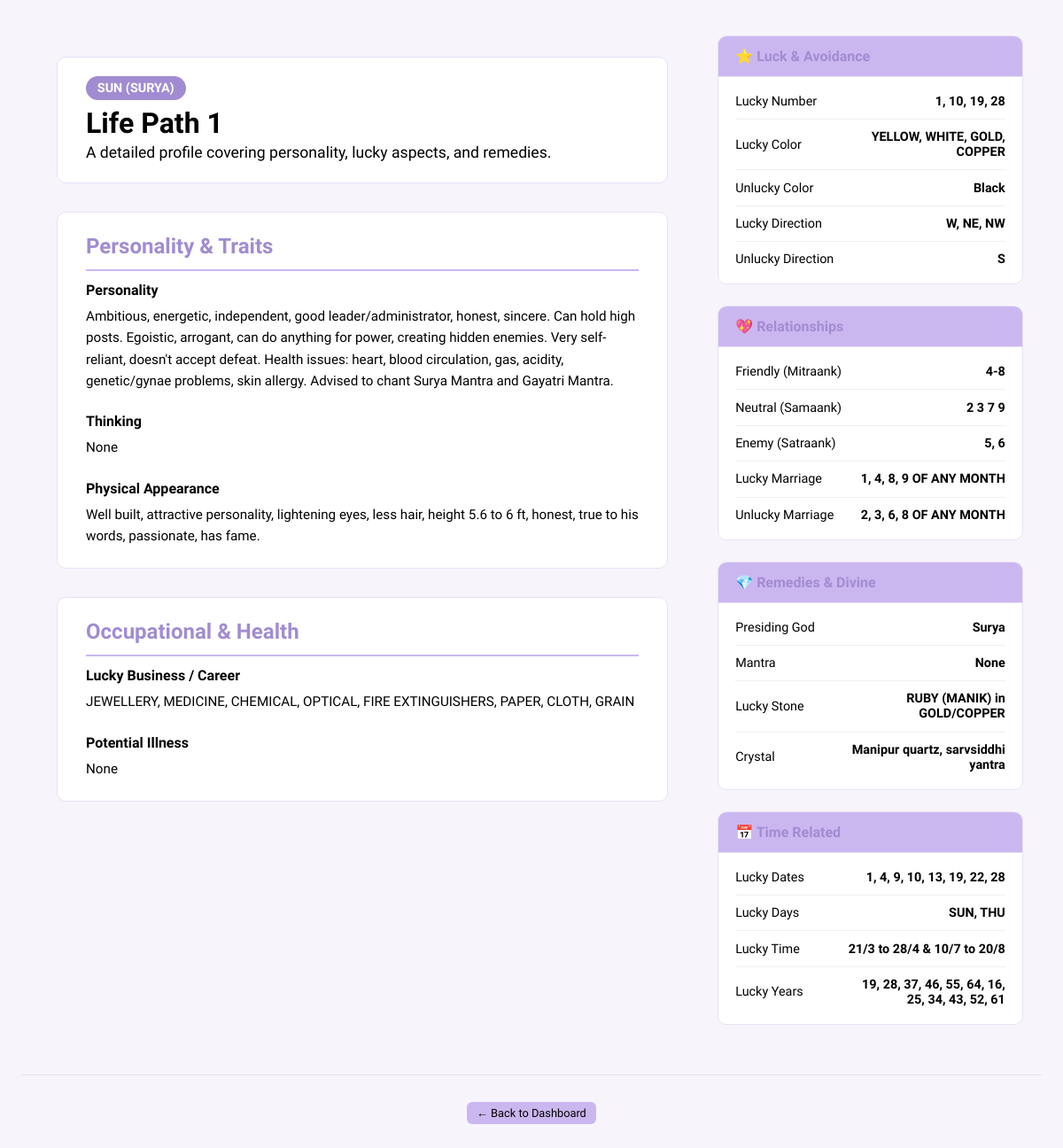
Page /numerology/details/life-path/1 on the committed database.
### numerology_app/models.py (models this page shows)
class LifePath(db.Model):
    __tablename__ = "life_path"
    id = db.Column(db.Integer, primary_key=True)
    number = db.Column(db.String(5), nullable=False, unique=True)
    lucky_date = db.Column(db.String(50))
    lucky_years = db.Column(db.String(100))
    lucky_time = db.Column(db.String(50))
    lucky_days = db.Column(db.String(50))
    lucky_no = db.Column(db.String(10))
    lucky_color = db.Column(db.String(50))
    unlucky_color = db.Column(db.String(50))
    lucky_direction = db.Column(db.String(50))
    unlucky_direction = db.Column(db.String(50))
    lucky_business = db.Column(db.Text)
    lucky_marriage = db.Column(db.Text)
    unlucky_marriage = db.Column(db.Text)
    mitraank = db.Column(db.String(10))
    samaank = db.Column(db.String(10))
    satraank = db.Column(db.String(10))
    personality = db.Column(db.Text)
    height = db.Column(db.String(50))
    thinking = db.Column(db.Text)
    planet = db.Column(db.String(50))
    illness = db.Column(db.Text)
    crystal = db.Column(db.String(50))
    mantra = db.Column(db.String(100))
    stone = db.Column(db.String(50))
    god = db.Column(db.String(50))

### numerology_app/routes/numerology_details.py (the view)
@numerology_details_bp.route("/life-path/<int:number>")
def life_path_detail(number):
    data = LifePath.query.filter_by(number=str(number)).first()
    return render_template("numerology/details/life_path.html", number=number, data=data)

### numerology_app/templates/numerology/details/life_path.html (shortened to what this page needs)
{% extends "base.html" %}
{% block content %}
<div class="profile-container">
  <main class="profile-main">
    <div class="profile-header">
      <span class="planet-badge">{{ data.planet or "Unknown Planet" }}</span>
      <h1>Life Path {{ number }}</h1>
      <p>A detailed profile covering personality, lucky aspects, and remedies.</p>
    </div>
    <section class="profile-section">
      <h2>Personality & Traits</h2>
      <div class="description-block">
        <strong>Personality</strong>
        <p>{{ data.personality or "—" }}</p>
      </div>
      <div class="description-block">
        <strong>Thinking</strong>
        <p>{{ data.thinking or "—" }}</p>
      </div>
       <div class="description-block">
        <strong>Physical Appearance</strong>
        <p>{{ data.height or "—" }}</p>
      </div>
    </section>
    <section class="profile-section">
      <h2>Occupational & Health</h2>
      <div class="description-block">
        <strong>Lucky Business / Career</strong>
        <p>{{ data.lucky_business or "—" }}</p>
      </div>
      <div class="description-block">
        <strong>Potential Illness</strong>
        <p>{{ data.illness or "—" }}</p>
      </div>
    </section>
  </main>
  <aside class="profile-sidebar">
    <div class="sidebar-card">
      <h3>⭐ Luck & Avoidance</h3>
      <ul class="detail-list">
        <li><strong>Lucky Number</strong><span>{{ data.lucky_no or "—" }}</span></li>
        <li><strong>Lucky Color</strong><span>{{ data.lucky_color or "—" }}</span></li>
        <li><strong>Unlucky Color</strong><span>{{ data.unlucky_color or "—" }}</span></li>
        <li><strong>Lucky Direction</strong><span>{{ data.lucky_direction or "—" }}</span></li>
        <li><strong>Unlucky Direction</strong><span>{{ data.unlucky_direction or "—" }}</span></li>
      </ul>
    </div>
    <div class="sidebar-card">
      <h3>💖 Relationships</h3>
      <ul class="detail-list">
        <li><strong>Friendly (Mitraank)</strong><span>{{ data.mitraank or "—" }}</span></li>
        <li><strong>Neutral (Samaank)</strong><span>{{ data.samaank or "—" }}</span></li>
        <li><strong>Enemy (Satraank)</strong><span>{{ data.satraank or "—" }}</span></li>
        <li><strong>Lucky Marriage</strong><span>{{ data.lucky_marriage or "—" }}</span></li>
        <li><strong>Unlucky Marriage</strong><span>{{ data.unlucky_marriage or "—" }}</span></li>
      </ul>
    </div>
    <div class="sidebar-card">
      <h3>💎 Remedies & Divine</h3>
      <ul class="detail-list">
        <li><strong>Presiding God</strong><span>{{ data.god or "—" }}</span></li>
        <li><strong>Mantra</strong><span>{{ data.mantra or "—" }}</span></li>
        <li><strong>Lucky Stone</strong><span>{{ data.stone or "—" }}</span></li>
        <li><strong>Crystal</strong><span>{{ data.crystal or "—" }}</span></li>
      </ul>
    </div>
    <div class="sidebar-card">
      <h3>📅 Time Related</h3>
      <ul class="detail-list">
        <li><strong>Lucky Dates</strong><span>{{ data.lucky_date or "—" }}</span></li>
        <li><strong>Lucky Days</strong><span>{{ data.lucky_days or "—" }}</span></li>
        <li><strong>Lucky Time</strong><span>{{ data.lucky_time or "—" }}</span></li>
        <li><strong>Lucky Years</strong><span>{{ data.lucky_years or "—" }}</span></li>
      </ul>
    </div>
  </aside>
</div>
<footer class="detail-footer">
  <a href="{{ url_for('numerology.numerology_home') }}" class="secondary compact-button">← Back to Dashboard</a>
</footer>
{% endblock %}

### numerology_app/static/css/custom.css (style rules this page uses)
:root { color-scheme: light !important; --pico-background-color: #ffffff !important; --pico-color: #a18cd1 !important; --color-bg: #F7F5FB; --color-surface: #FFFFFF; --color-accent: #A18CD1; --color-accent-light: #CBB7F0; --color-border: #E7E1F7; --color-hover: #917BC5; --color-text: #000000; --radius: 10px; --shadow: 0 2px 8px rgba(0, 0, 0, 0.06); --pico-form-element-background-color: var(--color-surface); --pico-form-element-border-color: var(--color-border); --pico-form-element-color: #333333; }
html, body { height: 100%; background-color: var(--color-bg); font-family: 'Funnel Sans', sans-serif; color: var(--color-text); margin: 0; padding: 0; }
main { width: 100%; padding: 1.5rem; box-sizing: border-box; }
h1, h2, h3, h4 { color: var(--color-accent); font-weight: 600; margin-top: 0; margin-bottom: 0.75rem; }
a { color: var(--color-accent); text-decoration: none; }
button, .compact-button, .secondary { border: none; border-radius: 6px; padding: 0.45rem 0.9rem; font-family: inherit; font-weight: 500; cursor: pointer; transition: all 0.2s ease-in-out; white-space: nowrap; }
.compact-button { background-color: var(--color-accent); color: white; }
.secondary { font-size: 0.8rem; padding: 0.3rem 0.7rem; background-color: var(--color-accent-light); color: var(--color-text); }

### numerology_app/templates/numerology/details/life_path.html (style rules this page uses)
.profile-container { display: flex; flex-wrap: wrap; gap: 2rem; padding: 1rem; max-width: 1400px; margin: 0 auto; align-items: flex-start; }
.profile-main { flex: 2; min-width: 400px; }
.profile-header { background: var(--color-surface); border: 1px solid var(--color-border); border-radius: var(--radius); padding: 1.5rem 2rem; box-shadow: var(--shadow-sm); margin-bottom: 2rem; }
.planet-badge { background-color: var(--color-accent); color: white; padding: 0.3rem 0.8rem; border-radius: 99px; font-size: 0.9rem; font-weight: 600; }
.profile-header h1 { margin-top: 0.75rem; margin-bottom: 0.25rem; color: var(--color-text); }
.profile-header p { color: var(--color-text-secondary); font-size: 1.1rem; margin: 0; }
.profile-section { background: var(--color-surface); border: 1px solid var(--color-border); border-radius: var(--radius); padding: 1.5rem 2rem; box-shadow: var(--shadow-sm); margin-bottom: 2rem; }
.profile-section h2 { margin-top: 0; padding-bottom: 0.75rem; border-bottom: 2px solid var(--color-accent-light); color: var(--color-accent); }
.description-block { margin-bottom: 1.5rem; }
.description-block:last-child { margin-bottom: 0; }
.description-block strong { display: block; margin-bottom: 0.5rem; font-size: 1rem; color: var(--color-text); font-weight: 600; }
.description-block p { margin: 0; font-size: 0.95rem; color: var(--color-text-secondary); line-height: 1.6; white-space: pre-wrap; }
.profile-sidebar { flex: 1; min-width: 320px; position: sticky; top: 1rem; max-height: 95vh; overflow-y: auto; padding-right: 5px; }
.sidebar-card { background: var(--color-surface); border: 1px solid var(--color-border); box-shadow: var(--shadow-sm); border-radius: var(--radius); margin-bottom: 1.5rem; overflow: hidden; }
.sidebar-card h3 { margin: 0; padding: 0.8rem 1.2rem; font-size: 1rem; color: var(--color-accent); background: var(--color-accent-light); border-bottom: 1px solid var(--color-border); }
.detail-list { list-style: none; padding: 0.5rem 1.2rem; margin: 0; }
.detail-list li { display: flex; justify-content: space-between; align-items: center; padding: 0.7rem 0; border-bottom: 1px solid #f0f0f0; font-size: 0.9rem; }
.detail-list li:last-child { border-bottom: none; }
.detail-list li strong { color: var(--color-text-secondary); font-weight: 500; margin-right: 1rem; }
.detail-list li span { text-align: right; color: var(--color-text); font-weight: 600; word-break: break-word; flex-shrink: 0; max-width: 60%; }
.detail-footer { width: 100%; text-align: center; margin-top: 1rem; padding-top: 2rem; border-top: 1px solid var(--color-border); }
.compact-button { margin: 0 0.5rem; }

### rows in the picture
LifePath: planet "SUN (SURYA)", personality "Ambitious, energetic, independent, good leader/administrator, honest, sincere. Can hold high posts. Egoistic, arrogant, can do anything for power, creating hidden enemies. Very self-reliant, doesn't accept defeat. Health issues: heart, blood circulation, gas, acidity, genetic/gynae problems, skin allergy. Advised to chant Surya Mantra and Gayatri Mantra.", thinking "None", height "Well built, attractive personality, lightening eyes, less hair, height 5.6 to 6 ft, honest, true to his words, passionate, has fame.", lucky_business "JEWELLERY, MEDICINE, CHEMICAL, OPTICAL, FIRE EXTINGUISHERS, PAPER, CLOTH, GRAIN", illness "None", lucky_no "1, 10, 19, 28", lucky_color "YELLOW, WHITE, GOLD, COPPER", unlucky_color "Black", lucky_direction "W, NE, NW", unlucky_direction "S", mitraank "4-8", samaank "2 3 7 9", satraank "5, 6", lucky_marriage "1, 4, 8, 9 OF ANY MONTH", unlucky_marriage "2, 3, 6, 8 OF ANY MONTH", god "Surya", mantra "None", stone "RUBY (MANIK) in GOLD/COPPER", crystal "Manipur quartz, sarvsiddhi yantra", lucky_date "1, 4, 9, 10, 13, 19, 22, 28", lucky_days "SUN, THU", lucky_time "21/3 to 28/4 & 10/7 to 20/8", lucky_years "19, 28, 37, 46, 55, 64, 16, 25, 34, 43, 52, 61"

### other values in the picture
{{ number }} "1"
